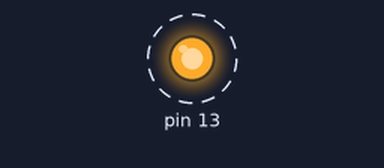
A sketch run on a simulated Arduino Uno, built with avr-gcc and run on an emulated ATmega328P. On the bench: output pins drawn as LEDs (lit = HIGH). Dashed ring = blinking.

Above: at 0.5 s.
Timing chart, 0 to 4.6 s (numbered marks = the images above):
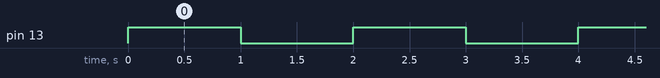

The sketch:

ea075_blink_ponteiros.ino
```cpp
unsigned char *portB_DDR;
unsigned char *portB_pin_Write;
# define BIT5_MASK 0x20

void setup() {
  // put your setup code here, to run once:
// criar o ponteiro e atribuir o endereço do registrador
portB_DDR = (unsigned char*) 0x24;
portB_pin_Write = (unsigned char *) 0x25;


// Escrita
*portB_DDR = *portB_DDR | BIT5_MASK; // todos os bits são de saída

}

void loop() {
  // put your main code here, to run repeatedly:
*portB_pin_Write = *portB_pin_Write | BIT5_MASK;
delay(1000);
*portB_pin_Write = *portB_pin_Write & ~BIT5_MASK;
delay(1000);
}
```

Measured:
- by itself, pin 13: alternates HIGH for 1.0 s and LOW for 1.0 s
